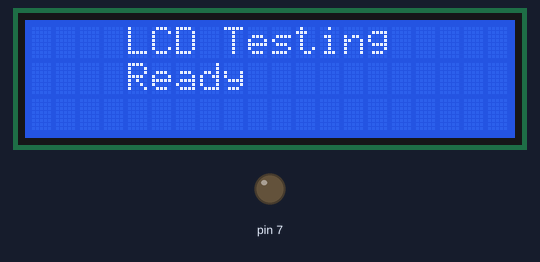
Bench run of a sketch on a simulated Arduino Uno, built with avr-gcc and run on an emulated ATmega328P. Parts: 20×3 character LCD, output pins drawn as LEDs (lit = HIGH). Dashed ring = blinking.

Above: at 0.1 s.
At 15.1 s:
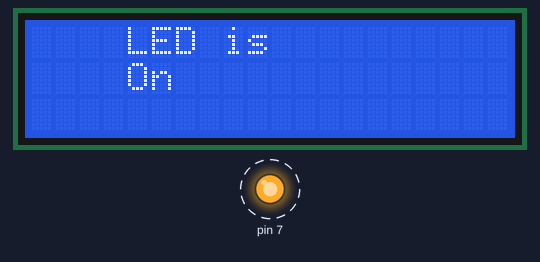
At 15.9 s:
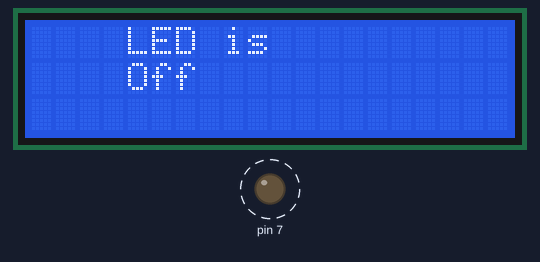
Timing chart, 0 to 130.0 s (numbered marks = the images above):
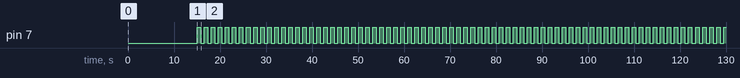

Measured:
- by itself, pin 7: alternates HIGH for 0.76 s and LOW for 0.76 s
- what the display in image 1 shows lasts 0.8 s, from 15.1 s to 15.9 s

The sketch:

Bluetooth_module_lcd_led_test.ino
```cpp
#include <LiquidCrystal_I2C.h>

LiquidCrystal_I2C lcd(0x27,20,3);  // set the LCD address to 0x3F for a 16 chars and 2 line display

void setup() {
  pinMode(7, OUTPUT);
  lcd.begin();
  lcd.backlight();      // Make sure backlight is on
  lcd.clear();


  // Print a message on both lines of the LCD.
  lcd.setCursor(4,0);   //Set cursor to character 2 on line 0
  lcd.print("LCD Testing");

  lcd.setCursor(4,1);   //Move cursor to character 2 on line 1
  lcd.print("Ready");
  delay(15000);
}

void loop() {
  digitalWrite(7, HIGH);
  lcd.clear();
  lcd.setCursor(4,0);   //Set cursor to character 2 on line 0
  lcd.print("LED is");
  lcd.setCursor(4,1);   //Move cursor to character 2 on line 1
  lcd.print("On");
  delay(750);
  digitalWrite(7, LOW);
  lcd.clear();
  lcd.setCursor(4,0);   //Set cursor to character 2 on line 0
  lcd.print("LED is");
  lcd.setCursor(4,1);   //Set cursor to character 2 on line 0
  lcd.print("Off");
  delay(750);
}
```
